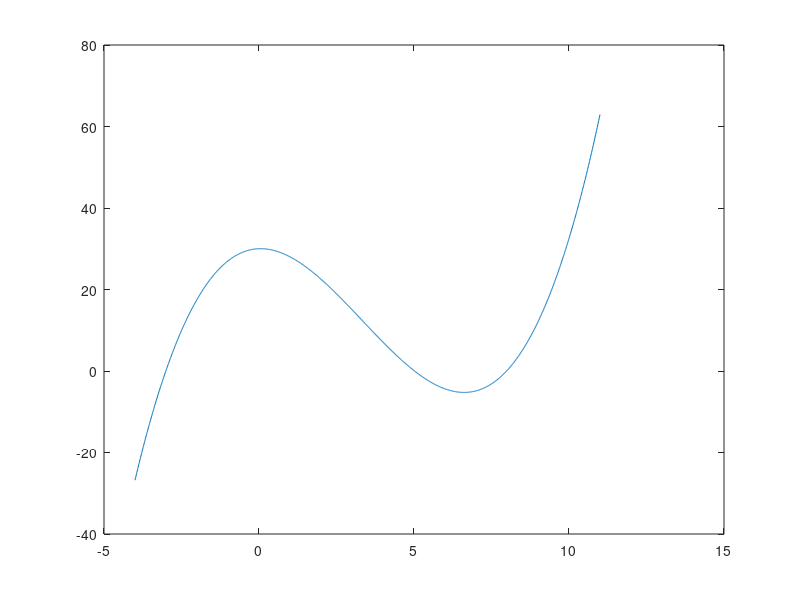

The MATLAB script that drew this image:
clc
clear all 
close all

%% A1-----------------------------------------------------------------------------------------------------------------------------------------
% IMPORT CONSTANTS
                    % a1, a2, a3, a4
mitarbeitertabelle = [5   6   19  5;  
                      5   8   3   8;
                      0   14  4   10;
                      1   19  4   1;
                      8   10  0   1;
                      6   7   7   6;
                      4   9   17  4];
Arbeitszeit = 360;

% Berechnung

y = ones(7,1) * Arbeitszeit;

x = inv(mitarbeitertabelle'*mitarbeitertabelle) * mitarbeitertabelle' * y


%% A2-----------------------------------------------------------------------------------------------------------------------------------------
% Konstanten
t = -4:1:11;
y = [-26.59;-0.32;17.79;27.04;30.43;27.41;22.44;14.64;7.87;0.25;-4.09;-5.32;-0.14;11.92;32.83;62.92];

% Berechnungen
for i = 1: length(t)
    A(i,:) = [t(i)^0;t(i)^1;t(i)^2;t(i)^3];
end

x = inv(A'*A) * A' * y

k = -4:0.01:11;
for i = 1: length(k)
pol(i) = x(1)*k(i)^0 + x(2)*k(i) + x(3)*k(i)^2 + x(4)*k(i)^3;
end
plot(k, pol )